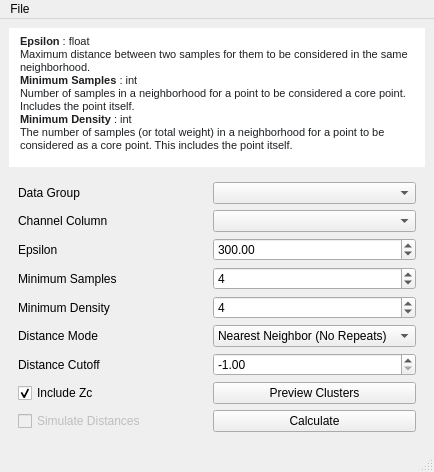
<?xml version="1.0" encoding="UTF-8"?>
<ui version="4.0">
 <class>MainWindow</class>
 <widget class="QMainWindow" name="MainWindow">
  <property name="geometry">
   <rect>
    <x>0</x>
    <y>0</y>
    <width>434</width>
    <height>472</height>
   </rect>
  </property>
  <property name="windowTitle">
   <string>Synapse Analysis</string>
  </property>
  <widget class="QWidget" name="centralwidget">
   <layout class="QVBoxLayout" name="verticalLayout">
    <item>
     <widget class="QTextBrowser" name="textBrowser">
      <property name="enabled">
       <bool>true</bool>
      </property>
      <property name="sizePolicy">
       <sizepolicy hsizetype="Expanding" vsizetype="Expanding">
        <horstretch>0</horstretch>
        <verstretch>0</verstretch>
       </sizepolicy>
      </property>
      <property name="maximumSize">
       <size>
        <width>16777215</width>
        <height>16777215</height>
       </size>
      </property>
      <property name="palette">
       <palette>
        <active>
         <colorrole role="Base">
          <brush brushstyle="SolidPattern">
           <color alpha="255">
            <red>240</red>
            <green>240</green>
            <blue>240</blue>
           </color>
          </brush>
         </colorrole>
        </active>
        <inactive>
         <colorrole role="Base">
          <brush brushstyle="SolidPattern">
           <color alpha="255">
            <red>255</red>
            <green>255</green>
            <blue>255</blue>
           </color>
          </brush>
         </colorrole>
        </inactive>
        <disabled>
         <colorrole role="Base">
          <brush brushstyle="SolidPattern">
           <color alpha="255">
            <red>240</red>
            <green>240</green>
            <blue>240</blue>
           </color>
          </brush>
         </colorrole>
        </disabled>
       </palette>
      </property>
      <property name="frameShape">
       <enum>QFrame::NoFrame</enum>
      </property>
      <property name="frameShadow">
       <enum>QFrame::Plain</enum>
      </property>
      <property name="verticalScrollBarPolicy">
       <enum>Qt::ScrollBarAlwaysOff</enum>
      </property>
      <property name="horizontalScrollBarPolicy">
       <enum>Qt::ScrollBarAlwaysOff</enum>
      </property>
      <property name="html">
       <string>&lt;!DOCTYPE HTML PUBLIC &quot;-//W3C//DTD HTML 4.0//EN&quot; &quot;http://www.w3.org/TR/REC-html40/strict.dtd&quot;&gt;
&lt;html&gt;&lt;head&gt;&lt;meta name=&quot;qrichtext&quot; content=&quot;1&quot; /&gt;&lt;style type=&quot;text/css&quot;&gt;
p, li { white-space: pre-wrap; }
&lt;/style&gt;&lt;/head&gt;&lt;body style=&quot; font-family:'MS Shell Dlg 2'; font-size:8.25pt; font-weight:400; font-style:normal;&quot;&gt;
&lt;table border=&quot;0&quot; style=&quot; margin-top:0px; margin-bottom:10px; margin-left:0px; margin-right:0px;&quot; cellspacing=&quot;2&quot; cellpadding=&quot;0&quot; bgcolor=&quot;#ffffff&quot;&gt;
&lt;tr&gt;
&lt;td bgcolor=&quot;#ffffff&quot; style=&quot; vertical-align:top; padding-left:5; padding-right:8; padding-top:1; padding-bottom:1;&quot;&gt;
&lt;p style=&quot; margin-top:16px; margin-bottom:1px; margin-left:0px; margin-right:0px; -qt-block-indent:0; text-indent:0px;&quot;&gt;&lt;span style=&quot; font-family:'Helvetica,Arial,sans-serif'; font-size:8pt; font-weight:600; color:#1d1f22;&quot;&gt;Epsilon&lt;/span&gt;&lt;span style=&quot; font-family:'Helvetica,Arial,sans-serif'; font-size:8pt; color:#1d1f22;&quot;&gt; : float&lt;br /&gt;Maximum distance between two samples for them to be considered in the same neighborhood.&lt;br /&gt;&lt;/span&gt;&lt;span style=&quot; font-family:'Helvetica,Arial,sans-serif'; font-size:8pt; font-weight:600; color:#1d1f22;&quot;&gt;Minimum Samples&lt;/span&gt;&lt;span style=&quot; font-family:'Helvetica,Arial,sans-serif'; font-size:8pt; color:#1d1f22;&quot;&gt; : int&lt;br /&gt;Number of samples in a neighborhood for a point to be considered a core point. Includes the point itself.&lt;br /&gt;&lt;/span&gt;&lt;span style=&quot; font-family:'Helvetica,Arial,sans-serif'; font-size:8pt; font-weight:600; color:#1d1f22;&quot;&gt;Minimum Density&lt;/span&gt;&lt;span style=&quot; font-family:'Helvetica,Arial,sans-serif'; font-size:8pt; color:#1d1f22;&quot;&gt; : int&lt;br /&gt;The number of samples (or total weight) in a neighborhood for a point to be considered as a core point. This includes the point itself.&lt;/span&gt;&lt;/p&gt;&lt;/td&gt;&lt;/tr&gt;&lt;/table&gt;&lt;/body&gt;&lt;/html&gt;</string>
      </property>
     </widget>
    </item>
    <item>
     <widget class="QWidget" name="widget" native="true">
      <layout class="QGridLayout" name="gridLayout_4">
       <item row="0" column="1">
        <widget class="QComboBox" name="allCombo"/>
       </item>
       <item row="0" column="0">
        <widget class="QLabel" name="label_7">
         <property name="text">
          <string>Data Group</string>
         </property>
        </widget>
       </item>
       <item row="9" column="1">
        <widget class="QPushButton" name="previewBtn">
         <property name="text">
          <string>Preview Clusters</string>
         </property>
        </widget>
       </item>
       <item row="2" column="0">
        <widget class="QLabel" name="label_9">
         <property name="text">
          <string>Epsilon</string>
         </property>
        </widget>
       </item>
       <item row="1" column="1">
        <widget class="QComboBox" name="allChannel"/>
       </item>
       <item row="1" column="0">
        <widget class="QLabel" name="label_8">
         <property name="text">
          <string>Channel Column</string>
         </property>
        </widget>
       </item>
       <item row="10" column="0">
        <widget class="QCheckBox" name="allSimulateDistancesCheck">
         <property name="enabled">
          <bool>false</bool>
         </property>
         <property name="text">
          <string>Simulate Distances</string>
         </property>
        </widget>
       </item>
       <item row="10" column="1">
        <widget class="QPushButton" name="allClusterBtn">
         <property name="text">
          <string>Calculate</string>
         </property>
        </widget>
       </item>
       <item row="9" column="0">
        <widget class="QCheckBox" name="allZcCheck">
         <property name="text">
          <string>Include Zc</string>
         </property>
         <property name="checked">
          <bool>true</bool>
         </property>
        </widget>
       </item>
       <item row="3" column="1">
        <widget class="QSpinBox" name="allMinSamples">
         <property name="toolTip">
          <string>&lt;html&gt;&lt;head/&gt;&lt;body&gt;&lt;p&gt;Minimum number of points a cluster must contain to be considered&lt;/p&gt;&lt;/body&gt;&lt;/html&gt;</string>
         </property>
         <property name="value">
          <number>4</number>
         </property>
        </widget>
       </item>
       <item row="5" column="1">
        <widget class="QSpinBox" name="allMinDensity">
         <property name="toolTip">
          <string>&lt;html&gt;&lt;head/&gt;&lt;body&gt;&lt;p&gt;Minimum points within epsilon that a point must contain to be considered for clustering.&lt;/p&gt;&lt;/body&gt;&lt;/html&gt;</string>
         </property>
         <property name="maximum">
          <number>1000</number>
         </property>
         <property name="value">
          <number>4</number>
         </property>
        </widget>
       </item>
       <item row="3" column="0">
        <widget class="QLabel" name="label_11">
         <property name="text">
          <string>Minimum Samples</string>
         </property>
        </widget>
       </item>
       <item row="5" column="0">
        <widget class="QLabel" name="label_10">
         <property name="text">
          <string>Minimum Density</string>
         </property>
        </widget>
       </item>
       <item row="2" column="1">
        <widget class="QDoubleSpinBox" name="allEpsilon">
         <property name="toolTip">
          <string>&lt;html&gt;&lt;head/&gt;&lt;body&gt;&lt;p&gt;Maximum distance between points to consider them in the same cluster&lt;/p&gt;&lt;/body&gt;&lt;/html&gt;</string>
         </property>
         <property name="maximum">
          <double>10000.000000000000000</double>
         </property>
         <property name="value">
          <double>300.000000000000000</double>
         </property>
        </widget>
       </item>
       <item row="8" column="0">
        <widget class="QLabel" name="label">
         <property name="text">
          <string>Distance Cutoff</string>
         </property>
        </widget>
       </item>
       <item row="8" column="1">
        <widget class="QDoubleSpinBox" name="cutoffSpin">
         <property name="toolTip">
          <string>Set to -1 for no cutoff</string>
         </property>
         <property name="minimum">
          <double>-1.000000000000000</double>
         </property>
         <property name="maximum">
          <double>5000.000000000000000</double>
         </property>
         <property name="value">
          <double>-1.000000000000000</double>
         </property>
        </widget>
       </item>
       <item row="7" column="0">
        <widget class="QLabel" name="label_12">
         <property name="enabled">
          <bool>true</bool>
         </property>
         <property name="text">
          <string>Distance Mode</string>
         </property>
        </widget>
       </item>
       <item row="7" column="1">
        <widget class="QComboBox" name="allMode">
         <property name="enabled">
          <bool>true</bool>
         </property>
         <property name="toolTip">
          <string>&lt;html&gt;&lt;head/&gt;&lt;body&gt;&lt;p&gt;Nearest Neighbor (No Repeats): Iterates over the points in the channel with fewer centroids, collecting the closest pairs of points until all points are used or the next shortest distance exceeds the cutoff distance.&lt;/p&gt;&lt;p&gt;Closest Y to every X: Iterates over every point in the channel with more centroids, appends the shortest distance to a point of a different channel.&lt;/p&gt;&lt;p&gt;All Distances X-&amp;gt;Y: Iterates over the points in the channel with more centroids, appends the distance from every point in channel X to every point in channel Y, if the distance is less than the cutoff.&lt;/p&gt;&lt;/body&gt;&lt;/html&gt;</string>
         </property>
         <item>
          <property name="text">
           <string>Nearest Neighbor (No Repeats)</string>
          </property>
         </item>
         <item>
          <property name="text">
           <string>Closest Y to every X</string>
          </property>
         </item>
         <item>
          <property name="text">
           <string>All Distances X-&gt;Y</string>
          </property>
         </item>
        </widget>
       </item>
      </layout>
     </widget>
    </item>
   </layout>
  </widget>
  <widget class="QMenuBar" name="menubar">
   <property name="geometry">
    <rect>
     <x>0</x>
     <y>0</y>
     <width>434</width>
     <height>21</height>
    </rect>
   </property>
   <widget class="QMenu" name="menuFile">
    <property name="title">
     <string>File</string>
    </property>
    <addaction name="actionExport_Centers"/>
    <addaction name="actionExport_Distances"/>
   </widget>
   <addaction name="menuFile"/>
  </widget>
  <widget class="QStatusBar" name="statusbar"/>
  <action name="actionExport_Centers">
   <property name="text">
    <string>Export Centroids</string>
   </property>
  </action>
  <action name="actionExport_Distances">
   <property name="text">
    <string>Export Distances</string>
   </property>
  </action>
 </widget>
 <resources/>
 <connections/>
</ui>
